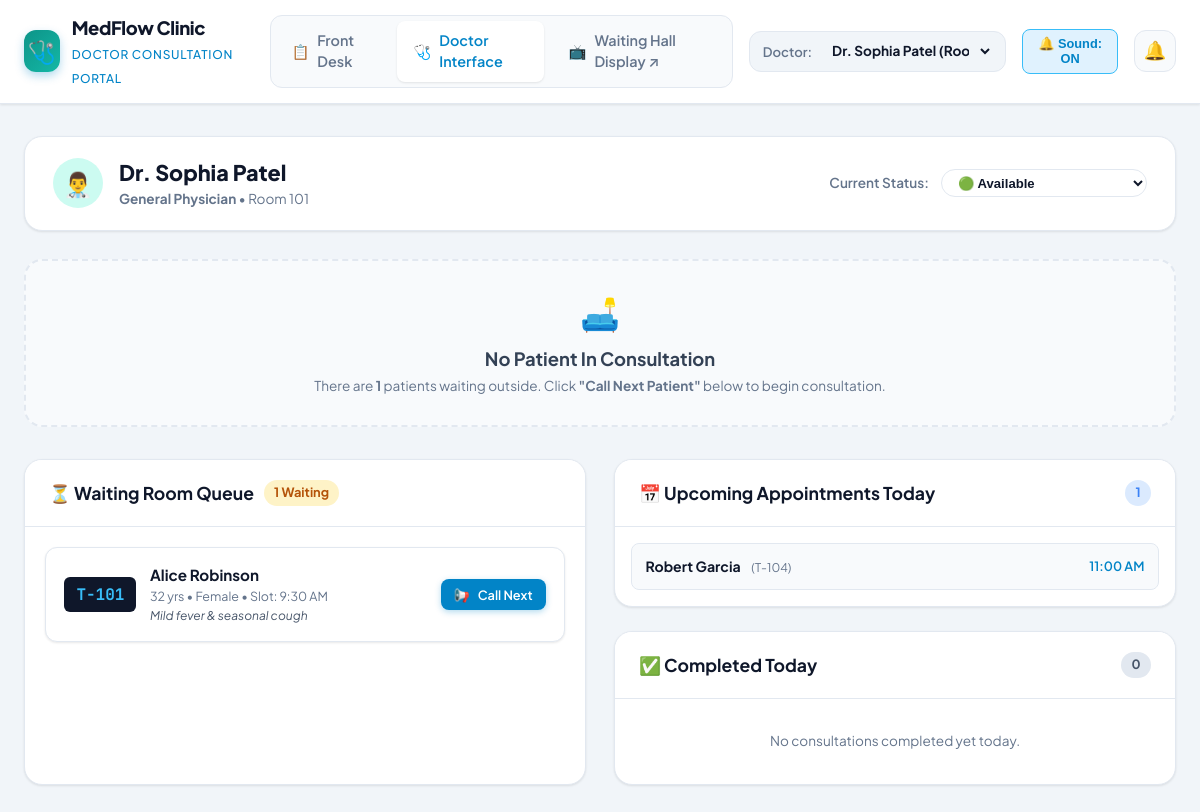
/doctor.php, run on the app's committed database.
### tables this page shows
CREATE TABLE IF NOT EXISTS `doctors` (
    `id` INT AUTO_INCREMENT PRIMARY KEY,
    `name` VARCHAR(100) NOT NULL,
    `specialty` VARCHAR(100) NOT NULL,
    `room_number` VARCHAR(50) NOT NULL,
    `status` ENUM('Available', 'Busy', 'On Break', 'Off Duty') DEFAULT 'Available',
    `created_at` TIMESTAMP DEFAULT CURRENT_TIMESTAMP
);

CREATE TABLE IF NOT EXISTS `appointments` (
    `id` INT AUTO_INCREMENT PRIMARY KEY,
    `token_number` VARCHAR(20) NOT NULL,
    `patient_name` VARCHAR(120) NOT NULL,
    `patient_phone` VARCHAR(30) NOT NULL,
    `patient_age` INT DEFAULT NULL,
    `patient_gender` VARCHAR(20) DEFAULT 'Other',
    `doctor_id` INT NOT NULL,
    `appointment_date` DATE NOT NULL,
    `appointment_time` TIME NOT NULL,
    `status` ENUM('Scheduled', 'Waiting', 'In-Consultation', 'Completed', 'Cancelled') DEFAULT 'Scheduled',
    `symptoms` TEXT DEFAULT NULL,
    `doctor_notes` TEXT DEFAULT NULL,
    `prescriptions` TEXT DEFAULT NULL,
    `called_at` DATETIME DEFAULT NULL,
    `created_at` TIMESTAMP DEFAULT CURRENT_TIMESTAMP,
    `updated_at` TIMESTAMP DEFAULT CURRENT_TIMESTAMP ON UPDATE CURRENT_TIMESTAMP,
    INDEX (`appointment_date`),
    INDEX (`doctor_id`),
    INDEX (`status`)
);

### doctor.php (the view, shortened to what this page needs)
<?php
$pdo = getDBConnection();
$doctorId = isset($_GET['doctor_id']) ? (int)$_GET['doctor_id'] : 1;
$selectedDate = date('Y-m-d');
$doctors = [];
$currentDoctor = null;
$inConsultation = null;
$waitingPatients = [];
$scheduledPatients = [];
$completedPatients = [];
if ($pdo) {
    $docStmt = $pdo->query("SELECT * FROM `doctors` ORDER BY `id` ASC");
    $doctors = $docStmt->fetchAll();
    if (!empty($doctors)) {
        foreach ($doctors as $d) {
            if ($d['id'] == $doctorId) {
                $currentDoctor = $d;
                break;
            }
        }
        $appStmt = $pdo->prepare("SELECT * FROM `appointments` WHERE `doctor_id` = ? AND `appointment_date` = ? ORDER BY `appointment_time` ASC, `id` ASC");
        $appStmt->execute([$doctorId, $selectedDate]);
        $allApps = $appStmt->fetchAll();
        foreach ($allApps as $app) {
            if ($app['status'] === 'In-Consultation') {
                $inConsultation = $app;
            } elseif ($app['status'] === 'Waiting') {
                $waitingPatients[] = $app;
            } elseif ($app['status'] === 'Scheduled') {
                $scheduledPatients[] = $app;
            } elseif ($app['status'] === 'Completed') {
                $completedPatients[] = $app;
            }
        }
    }
}
?>
<!DOCTYPE html>
<html lang="en">
<head>
  <link rel="stylesheet" href="assets/css/style.css">
</head>
<body>
  <header class="navbar">
    <div class="nav-container">
      <a href="doctor.php" class="brand">
        <div class="brand-icon" style="background: linear-gradient(135deg, #0d9488, #14b8a6);">🩺</div>
        <div class="brand-text">
          <h1>MedFlow Clinic</h1>
          <span>Doctor Consultation Portal</span>
        </div>
      </a>
      <nav class="nav-links">
        <a href="index.php" class="nav-link">
          <span>📋</span> Front Desk
        </a>
        <a href="doctor.php" class="nav-link active">
          <span>🩺</span> Doctor Interface
        </a>
        <a href="display.php" class="nav-link" target="_blank">
          <span>📺</span> Waiting Hall Display ↗
        </a>
      </nav>
      <div class="nav-actions">
        <form method="GET" action="doctor.php" class="doctor-picker">
          <span style="font-size: 0.82rem; font-weight: 600; color: var(--text-muted);">Doctor:</span>
          <select name="doctor_id" class="form-control" style="padding: 0.25rem 0.5rem; font-size: 0.85rem; border: none; background: transparent; font-weight: 700;" onchange="this.form.submit()">
            <?php foreach ($doctors as $d): ?>
              <option value="<?= $d['id'] ?>" <?= $doctorId == $d['id'] ? 'selected' : '' ?>>
                <?= htmlspecialchars($d['name']) ?> (<?= htmlspecialchars($d['room_number']) ?>)
              </option>
            <?php endforeach; ?>
          </select>
        </form>
        <button id="soundToggleBtn" class="sound-toggle-btn active" title="Toggle sound alerts">
          🔔 Sound: ON
        </button>
        <div class="notif-wrapper">
          <button id="notifBtn" class="notif-btn" title="Doctor Notifications">
            🔔
          </button>
        </div>
      </div>
    </div>
  </header>
  <main class="main-wrapper">
    <?php if ($currentDoctor): ?>
      <div style="background: #ffffff; border: 1px solid var(--border); border-radius: var(--radius-lg); padding: 1.25rem 1.75rem; margin-bottom: 1.75rem; display: flex; align-items: center; justify-content: space-between; flex-wrap: wrap; gap: 1rem; box-shadow: var(--shadow-sm);">
        <div style="display: flex; align-items: center; gap: 1rem;">
          <div style="width: 50px; height: 50px; border-radius: 50%; background: #ccfbf1; color: #0f766e; display: flex; align-items: center; justify-content: center; font-size: 1.5rem; font-weight: 700;">
            👨‍⚕️
          </div>
          <div>
            <h2 style="font-size: 1.35rem; font-weight: 800; color: #0f172a;"><?= htmlspecialchars($currentDoctor['name']) ?></h2>
            <p style="font-size: 0.85rem; color: var(--text-muted);">
              <strong><?= htmlspecialchars($currentDoctor['specialty']) ?></strong> • <?= htmlspecialchars($currentDoctor['room_number']) ?>
            </p>
          </div>
        </div>
        <div style="display: flex; align-items: center; gap: 0.75rem;">
          <span style="font-size: 0.85rem; font-weight: 600; color: var(--text-muted);">Current Status:</span>
          <select id="doctorStatusSelect" class="status-select" onchange="updateDoctorStatus(this.value)">
            <option value="Available" <?= $currentDoctor['status'] === 'Available' ? 'selected' : '' ?>>🟢 Available</option>
          </select>
        </div>
      </div>
    <?php endif; ?>
    <?php if ($inConsultation): ?>
      <div class="consultation-hero">
        <div class="active-patient-header">
          <div style="display: flex; align-items: center; gap: 1rem;">
            <span class="active-token-badge"><?= htmlspecialchars($inConsultation['token_number']) ?></span>
            <div>
              <span style="font-size: 0.75rem; text-transform: uppercase; letter-spacing: 0.08em; color: #38bdf8; font-weight: 700;">CURRENTLY IN CONSULTATION</span>
              <h3 style="font-size: 1.45rem; font-weight: 800; color: #ffffff;"><?= htmlspecialchars($inConsultation['patient_name']) ?></h3>
            </div>
          </div>
          <button class="btn btn-success" onclick="openModal('completeModal')">
            <span>✅</span> Complete Consultation
          </button>
        </div>
        <div style="display: grid; grid-template-columns: repeat(auto-fit, minmax(200px, 1fr)); gap: 1rem; margin-top: 1rem; padding-top: 1rem; border-top: 1px solid rgba(255,255,255,0.1); font-size: 0.9rem;">
          <div>
            <span style="color: #94a3b8; font-size: 0.75rem;">PHONE / CONTACT:</span>
            <p style="font-weight: 600;"><?= htmlspecialchars($inConsultation['patient_phone']) ?></p>
          </div>
          <div>
            <span style="color: #94a3b8; font-size: 0.75rem;">AGE & GENDER:</span>
            <p style="font-weight: 600;"><?= $inConsultation['patient_age'] ? $inConsultation['patient_age'] . ' years' : 'N/A' ?> (<?= htmlspecialchars($inConsultation['patient_gender']) ?>)</p>
          </div>
          <div>
            <span style="color: #94a3b8; font-size: 0.75rem;">TIME CALLED:</span>
            <p style="font-weight: 600; color: #38bdf8;"><?= $inConsultation['called_at'] ? date('g:i A', strtotime($inConsultation['called_at'])) : 'Just now' ?></p>
          </div>
          <div>
            <span style="color: #94a3b8; font-size: 0.75rem;">REASON / SYMPTOMS:</span>
            <p style="font-weight: 600;"><?= htmlspecialchars($inConsultation['symptoms'] ?: 'None specified') ?></p>
          </div>
        </div>
      </div>
    <?php else: ?>
      <div style="background: #f8fafc; border: 2px dashed var(--border); border-radius: var(--radius-lg); padding: 1.75rem; text-align: center; margin-bottom: 2rem;">
        <span style="font-size: 2rem;">🛋️</span>
        <h3 style="font-size: 1.15rem; font-weight: 700; color: #334155; margin-top: 0.5rem;">No Patient In Consultation</h3>
        <p style="font-size: 0.85rem; color: var(--text-muted); margin-top: 0.25rem;">
          <?php if (!empty($waitingPatients)): ?>
            There are <strong><?= count($waitingPatients) ?></strong> patients waiting outside. Click <strong>"Call Next Patient"</strong> below to begin consultation.
          <?php else: ?>
            Waiting room is clear. Front Desk will check in arriving patients.
          <?php endif; ?>
        </p>
      </div>
    <?php endif; ?>
    <div style="display: grid; grid-template-columns: 1fr 1fr; gap: 1.75rem;">
      <section class="card">
        <div class="card-header">
          <div style="display: flex; align-items: center; gap: 0.6rem;">
            <h2 class="card-title">⏳ Waiting Room Queue</h2>
            <span style="font-size: 0.8rem; background: var(--warning-light); color: #b45309; padding: 0.2rem 0.65rem; border-radius: 999px; font-weight: 700;">
              <?= count($waitingPatients) ?> Waiting
            </span>
          </div>
        </div>
        <div class="card-body" style="padding: 1.25rem;">
          <?php if (empty($waitingPatients)): ?>
            <div style="text-align: center; padding: 2rem; color: var(--text-muted); font-size: 0.9rem;">
              No patients currently waiting in the lobby.
            </div>
          <?php else: ?>
            <div style="display: flex; flex-direction: column; gap: 0.85rem;">
              <?php foreach ($waitingPatients as $index => $patient): ?>
                <div style="border: 1px solid var(--border); border-radius: var(--radius-md); padding: 1rem 1.15rem; background: #ffffff; display: flex; align-items: center; justify-content: space-between; gap: 1rem; box-shadow: var(--shadow-sm); transition: var(--transition);">
                  <div style="display: flex; align-items: center; gap: 0.85rem;">
                    <span class="token-pill" style="font-size: 1rem; padding: 0.35rem 0.75rem;"><?= htmlspecialchars($patient['token_number']) ?></span>
                    <div>
                      <h4 style="font-size: 0.95rem; font-weight: 700; color: #0f172a;"><?= htmlspecialchars($patient['patient_name']) ?></h4>
                      <p style="font-size: 0.78rem; color: var(--text-muted);">
                        <?= $patient['patient_age'] ? $patient['patient_age'] . ' yrs • ' : '' ?><?= htmlspecialchars($patient['patient_gender']) ?> • Slot: <?= date('g:i A', strtotime($patient['appointment_time'])) ?>
                      </p>
                      <?php if ($patient['symptoms']): ?>
                        <p style="font-size: 0.75rem; color: #475569; margin-top: 2px;"><em><?= htmlspecialchars($patient['symptoms']) ?></em></p>
                      <?php endif; ?>
                    </div>
                  </div>
                  <div>
                    <button class="btn btn-primary btn-sm" onclick="callPatient(<?= $patient['id'] ?>, '<?= htmlspecialchars(addslashes($patient['token_number'])) ?>', '<?= htmlspecialchars(addslashes($patient['patient_name'])) ?>')">
                      <span>📢</span> Call Next
                    </button>
                  </div>
                </div>
              <?php endforeach; ?>
            </div>
          <?php endif; ?>
        </div>
      </section>
      <div>
        <section class="card" style="margin-bottom: 1.5rem;">
          <div class="card-header">
            <h2 class="card-title">📅 Upcoming Appointments Today</h2>
            <span style="font-size: 0.8rem; background: var(--info-light); color: var(--info); padding: 0.2rem 0.65rem; border-radius: 999px; font-weight: 700;">
              <?= count($scheduledPatients) ?>
            </span>
          </div>
          <div class="card-body" style="padding: 1rem;">
            <?php if (empty($scheduledPatients)): ?>
              <p style="color: var(--text-muted); font-size: 0.85rem; text-align: center; padding: 1rem;">No other pending appointments today.</p>
            <?php else: ?>
              <div style="display: flex; flex-direction: column; gap: 0.6rem;">
                <?php foreach ($scheduledPatients as $p): ?>
                  <div style="display: flex; align-items: center; justify-content: space-between; padding: 0.65rem 0.85rem; background: #f8fafc; border-radius: var(--radius-sm); border: 1px solid var(--border);">
                    <div>
                      <strong style="font-size: 0.88rem;"><?= htmlspecialchars($p['patient_name']) ?></strong>
                      <span style="font-size: 0.75rem; color: var(--text-muted); margin-left: 0.5rem;">(<?= htmlspecialchars($p['token_number']) ?>)</span>
                    </div>
                    <span style="font-size: 0.8rem; font-weight: 600; color: var(--primary);">
                      <?= date('g:i A', strtotime($p['appointment_time'])) ?>
                    </span>
                  </div>
                <?php endforeach; ?>
              </div>
            <?php endif; ?>
          </div>
        </section>
        <section class="card">
          <div class="card-header">
            <h2 class="card-title">✅ Completed Today</h2>
            <span style="font-size: 0.8rem; background: #e2e8f0; color: #475569; padding: 0.2rem 0.65rem; border-radius: 999px; font-weight: 700;">
              <?= count($completedPatients) ?>
            </span>
          </div>
          <div class="card-body" style="padding: 1rem; max-height: 250px; overflow-y: auto;">
            <?php if (empty($completedPatients)): ?>
              <p style="color: var(--text-muted); font-size: 0.85rem; text-align: center; padding: 1rem;">No consultations completed yet today.</p>
            <?php endif; ?>
          </div>
        </section>
      </div>
    </div>
  </main>
</body>
</html>

### doctor.php (style rules this page uses)
.doctor-picker { display: flex; align-items: center; gap: 0.5rem; background: #f1f5f9; padding: 0.4rem 0.8rem; border-radius: var(--radius-md); border: 1px solid var(--border); }
.status-select { background: #ffffff; border: 1px solid var(--border); border-radius: 20px; padding: 0.3rem 0.75rem; font-size: 0.82rem; font-weight: 700; color: var(--text-main); cursor: pointer; }

### data on the page
doctors: name "Dr. Sophia Patel", specialty "General Physician", room_number "Room 101", status "🟢 Available"
appointments: token_number "T-101", patient_name "Alice Robinson", patient_age "32", patient_gender "Female", appointment_time "9:30 AM", symptoms "Mild fever & seasonal cough"
appointments: patient_name "Robert Garcia", token_number "T-104", appointment_time "11:00 AM"

### other printed values
count($waitingPatients) "1"
count($scheduledPatients) "1"
count($completedPatients) "0"
form field doctor_id "Dr. Sophia Patel (Room 101)"
